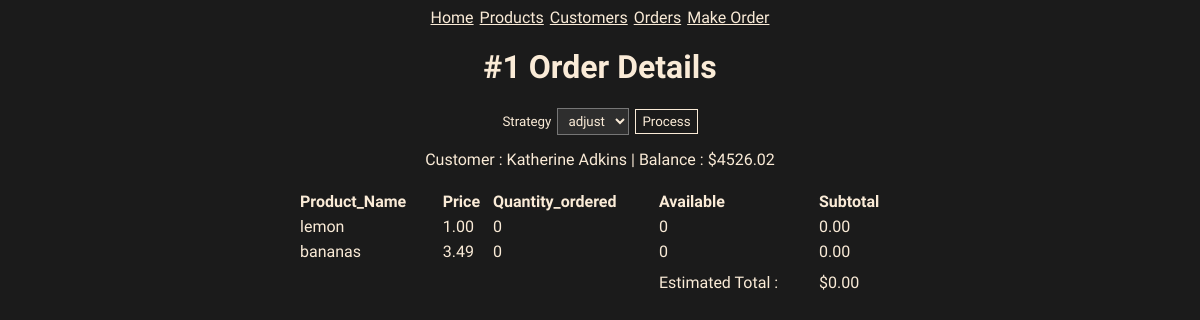
Page /order/1 on the committed database.
### models.py (models this page shows, shortened)
class ProductOrder(db.Model):
    id = mapped_column(Integer, primary_key=True)
    order_id = mapped_column(Integer, ForeignKey(Order.id))
    order = relationship("Order", back_populates="items")
    product_id = mapped_column(Integer, ForeignKey(Product.id), nullable=False)
    product = relationship("Product", back_populates="product_items")
    quantity = mapped_column(Integer, nullable=False, default=0)

class Customer(db.Model):
    id = mapped_column(Integer, primary_key=True)
    name = mapped_column(String(50), nullable=False, unique=True)
    phone = mapped_column(String(50), nullable=False)
    balance = mapped_column(Numeric, nullable=False, default=0)
    orders = relationship("Order", back_populates="customer")

class Product(db.Model):
    id = mapped_column(Integer, primary_key=True)
    name = mapped_column(String(50), nullable=False, unique=True)
    price = mapped_column(Numeric, nullable=False)
    available = mapped_column(Integer, nullable=False, default=0)
    product_items = relationship("ProductOrder", back_populates="product")

class Order(db.Model):
    id = mapped_column(Integer, primary_key=True)
    customer_id = mapped_column(Integer, ForeignKey(Customer.id), nullable=False)
    customer = relationship("Customer", back_populates="orders")
    total = mapped_column(Numeric, nullable=False, default=0)
    items = relationship("ProductOrder", back_populates="order", cascade="all, delete-orphan")
    date_created = mapped_column(DateTime(timezone=True), default=func.now())
    processed = mapped_column(DateTime(timezone=True), nullable=True)

### app.py (the view)
@app.route("/order/<int:order_id>")
def order_details(order_id):
    statement = db.select(ProductOrder).filter_by(order_id=order_id)
    records = db.session.execute(statement)
    results = records.scalars()
    order = db.get_or_404(Order, order_id)
    return render_template("order_details.html", total = order.total, orders = results, order_id = order_id)

### templates/order_details.html (shortened to what this page needs)
{% extends "base.html" %}
{% block content %}
<h1>#{{order_id}} Order Details</h1>
<form action="/order/process/{{order_id}}" method="POST">
    <label for="product">Strategy</label>
    <select name="strategy" class="custom-select">
        <option value="adjust">adjust</option>
    </select>
    <input type="submit" value="Process">
</form>
<table>
    <thead>
        <tr>
            <th>Product_Name</th>
            <th>Price</th>
            <th>Quantity_ordered</th>
            <th>Available</th>
            <th>Subtotal</th>
        </tr>
    </thead>
    <tbody>
        {% for order in orders %}
        {% if loop.index == 1 %}
        <p class="customer_name">Customer : {{order.order.customer.name}}<span> | Balance :
                ${{order.order.customer.balance |round(2, 'common') }}</span></p>
        {% endif %}
        <tr>
            <td>{{order.product.name}}</td>
            <td>{{order.product.price |round(2, 'common')}}</td>
            <td>{{order.quantity}}</td>
            <td>{{order.product.available}}</td>
            <td>{{(order.product.price * order.quantity) |round(2, 'common') }}</td>
        </tr>
        {% endfor %}
    </tbody>
    <tr>
        <td></td>
    </tr>
    <tfoot>
        <tr>
            <td></td>
            <td></td>
            <td></td>
            <td>Estimated Total : </td>
            <td>${{ total|round(2, 'common') }}</td>
        </tr>
    </tfoot>
</table>
{% endblock %}

### static/style.css (style rules this page uses)
:root { --font-color: antiquewhite; --background: #1b1b1b; --bg-variant: #2e2e2e; --bg-variant-dark: #1f1e1e; }
body { display: flex; align-items: center; justify-content: center; background-color: var(--background); color: var(--font-color); font-family: "Roboto Condensed", sans-serif; }
form { display: flex; gap: 6px; align-items: center; justify-content: center; }
table { margin-top: 20px; width: 100%; border-collapse: collapse; }
th, td { text-align: left; padding: 3px 0; }
label { font-size: smaller; }
input[type="submit"] { cursor: pointer; font-family: "Roboto Condensed", sans-serif; background-color: transparent; color: var(--font-color); padding: 4px 6px; border: 1px solid var(--font-color); }
.custom-select { font-family: "Roboto Condensed", sans-serif; background-color: var(--bg-variant); color: var(--font-color); padding: 4px 6px; }
.customer_name { margin-top: 15px; margin-bottom: 0; }

### rows in the picture
ProductOrder: order.customer.name "Katherine Adkins", order.customer.balance "4526.02", product.name "lemon", product.price "1.00", quantity "0", product.available "0"
Product: (order.product.price*order.quantity)|round(2,'common') "0.00"
ProductOrder: product.name "bananas", product.price "3.49", quantity "0", product.available "0"
Product: (order.product.price*order.quantity)|round(2,'common') "0.00"
Order: total "0.00"

### other values in the picture
{{ order_id }} "1"
